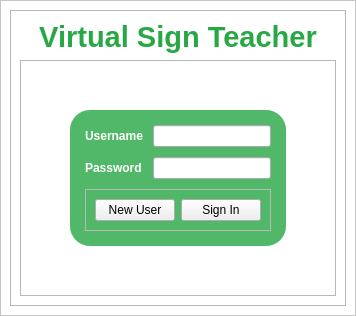
      <widget class="QWidget" name="page">
       <layout class="QVBoxLayout" name="verticalLayout_25">
        <property name="spacing">
         <number>0</number>
        </property>
        <property name="leftMargin">
         <number>0</number>
        </property>
        <property name="topMargin">
         <number>0</number>
        </property>
        <property name="rightMargin">
         <number>0</number>
        </property>
        <property name="bottomMargin">
         <number>0</number>
        </property>
        <item>
         <widget class="QFrame" name="frame_56">
          <property name="styleSheet">
           <string notr="true">QFrame#frame_56{background-color: rgb(255, 255, 255);}</string>
          </property>
          <property name="frameShape">
           <enum>QFrame::StyledPanel</enum>
          </property>
          <property name="frameShadow">
           <enum>QFrame::Raised</enum>
          </property>
          <layout class="QVBoxLayout" name="verticalLayout_26">
           <item>
            <widget class="QFrame" name="frame_15">
             <property name="frameShape">
              <enum>QFrame::StyledPanel</enum>
             </property>
             <property name="frameShadow">
              <enum>QFrame::Raised</enum>
             </property>
             <layout class="QVBoxLayout" name="verticalLayout_11">
              <item>
               <widget class="QLabel" name="label_3">
                <property name="font">
                 <font>
                  <pointsize>22</pointsize>
                  <bold>true</bold>
                 </font>
                </property>
                <property name="styleSheet">
                 <string notr="true">color: rgb(40, 167, 69);</string>
                </property>
                <property name="text">
                 <string>Virtual Sign Teacher</string>
                </property>
                <property name="alignment">
                 <set>Qt::AlignCenter</set>
                </property>
               </widget>
              </item>
              <item>
               <widget class="QFrame" name="frame_59">
                <property name="styleSheet">
                 <string notr="true"/>
                </property>
                <property name="frameShape">
                 <enum>QFrame::StyledPanel</enum>
                </property>
                <property name="frameShadow">
                 <enum>QFrame::Raised</enum>
                </property>
                <layout class="QGridLayout" name="gridLayout_7">
                 <item row="1" column="2">
                  <spacer name="horizontalSpacer_2">
                   <property name="orientation">
                    <enum>Qt::Horizontal</enum>
                   </property>
                   <property name="sizeHint" stdset="0">
                    <size>
                     <width>40</width>
                     <height>20</height>
                    </size>
                   </property>
                  </spacer>
                 </item>
                 <item row="0" column="1">
                  <spacer name="verticalSpacer">
                   <property name="orientation">
                    <enum>Qt::Vertical</enum>
                   </property>
                   <property name="sizeHint" stdset="0">
                    <size>
                     <width>20</width>
                     <height>40</height>
                    </size>
                   </property>
                  </spacer>
                 </item>
                 <item row="1" column="0">
                  <spacer name="horizontalSpacer">
                   <property name="orientation">
                    <enum>Qt::Horizontal</enum>
                   </property>
                   <property name="sizeHint" stdset="0">
                    <size>
                     <width>40</width>
                     <height>20</height>
                    </size>
                   </property>
                  </spacer>
                 </item>
                 <item row="1" column="1">
                  <widget class="QFrame" name="frame_54">
                   <property name="styleSheet">
                    <string notr="true">QFrame#frame_54{background-color: rgb(40, 167, 69);
border-top-left-radius:20px;
border-bottom-left-radius:20px;
border-top-right-radius:20px;
border-bottom-right-radius:20px;}</string>
                   </property>
                   <property name="frameShape">
                    <enum>QFrame::StyledPanel</enum>
                   </property>
                   <property name="frameShadow">
                    <enum>QFrame::Raised</enum>
                   </property>
                   <layout class="QVBoxLayout" name="verticalLayout_2">
                    <property name="spacing">
                     <number>0</number>
                    </property>
                    <property name="leftMargin">
                     <number>0</number>
                    </property>
                    <property name="topMargin">
                     <number>0</number>
                    </property>
                    <property name="rightMargin">
                     <number>0</number>
                    </property>
                    <property name="bottomMargin">
                     <number>0</number>
                    </property>
                    <item>
                     <widget class="QFrame" name="frame">
                      <property name="styleSheet">
                       <string notr="true">QFrame#frame{background-color: rgb(255, 255, 255,50);
border-top-left-radius:20px;
border-bottom-left-radius:20px;
border-top-right-radius:20px;
border-bottom-right-radius:20px;}</string>
                      </property>
                      <property name="frameShape">
                       <enum>QFrame::StyledPanel</enum>
                      </property>
                      <property name="frameShadow">
                       <enum>QFrame::Raised</enum>
                      </property>
                      <layout class="QVBoxLayout" name="verticalLayout_27">
                       <property name="spacing">
                        <number>10</number>
                       </property>
                       <property name="leftMargin">
                        <number>15</number>
                       </property>
                       <property name="topMargin">
                        <number>15</number>
                       </property>
                       <property name="rightMargin">
                        <number>15</number>
                       </property>
                       <property name="bottomMargin">
                        <number>15</number>
                       </property>
                       <item>
                        <layout class="QFormLayout" name="formLayout">
                         <item row="0" column="0">
                          <widget class="QLabel" name="usernameLabel">
                           <property name="font">
                            <font>
                             <pointsize>9</pointsize>
                             <bold>true</bold>
                            </font>
                           </property>
                           <property name="styleSheet">
                            <string notr="true">color: rgb(255, 255, 255);</string>
                           </property>
                           <property name="text">
                            <string>Username</string>
                           </property>
                          </widget>
                         </item>
                         <item row="0" column="1">
                          <widget class="QLineEdit" name="usernameLineEdit"/>
                         </item>
                         <item row="1" column="0">
                          <widget class="QLabel" name="passwordLabel">
                           <property name="font">
                            <font>
                             <pointsize>9</pointsize>
                             <bold>true</bold>
                            </font>
                           </property>
                           <property name="styleSheet">
                            <string notr="true">color: rgb(255, 255, 255);</string>
                           </property>
                           <property name="text">
                            <string>Password</string>
                           </property>
                          </widget>
                         </item>
                         <item row="1" column="1">
                          <widget class="QLineEdit" name="passwordLineEdit">
                           <property name="inputMask">
                            <string/>
                           </property>
                           <property name="text">
                            <string/>
                           </property>
                           <property name="echoMode">
                            <enum>QLineEdit::Password</enum>
                           </property>
                           <property name="clearButtonEnabled">
                            <bool>false</bool>
                           </property>
                          </widget>
                         </item>
                        </layout>
                       </item>
                       <item>
                        <widget class="QFrame" name="frame_2">
                         <property name="frameShape">
                          <enum>QFrame::StyledPanel</enum>
                         </property>
                         <property name="frameShadow">
                          <enum>QFrame::Raised</enum>
                         </property>
                         <layout class="QHBoxLayout" name="horizontalLayout_2">
                          <item>
                           <widget class="QPushButton" name="pushButton_14">
                            <property name="cursor">
                             <cursorShape>PointingHandCursor</cursorShape>
                            </property>
                            <property name="styleSheet">
                             <string notr="true"/>
                            </property>
                            <property name="text">
                             <string>New User</string>
                            </property>
                           </widget>
                          </item>
                          <item>
                           <widget class="QPushButton" name="pushButton">
                            <property name="cursor">
                             <cursorShape>PointingHandCursor</cursorShape>
                            </property>
                            <property name="text">
                             <string>Sign In</string>
                            </property>
                           </widget>
                          </item>
                         </layout>
                        </widget>
                       </item>
                      </layout>
                     </widget>
                    </item>
                   </layout>
                  </widget>
                 </item>
                 <item row="2" column="1">
                  <spacer name="verticalSpacer_2">
                   <property name="orientation">
                    <enum>Qt::Vertical</enum>
                   </property>
                   <property name="sizeHint" stdset="0">
                    <size>
                     <width>20</width>
                     <height>40</height>
                    </size>
                   </property>
                  </spacer>
                 </item>
                </layout>
               </widget>
              </item>
             </layout>
            </widget>
           </item>
          </layout>
         </widget>
        </item>
       </layout>
      </widget>
